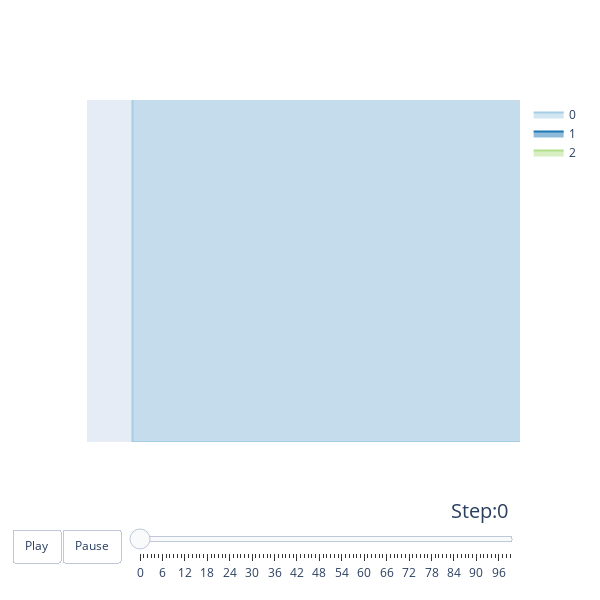

Notebook cell for this chart:
### Code cell
plot(embeddings)

### Figure 1 — Plotly figure (JSON) as saved in the notebook; plotly's stock layout.template omitted (floating-point values rounded to 4 significant figures)
{"data": [{"fill": "toself", "marker": {"color": "#a6cee3"}, "mode": "lines", "name": "0", "showlegend": true, "type": "scatter", "x": [0, 0, 1, 1, 0], "y": [0, 1, 1, 0, 0]}, {"fill": "toself", "marker": {"color": "#1f78b4"}, "mode": "lines", "name": "1", "showlegend": true, "type": "scatter", "x": [14, 14, 15, 15, 14], "y": [0, 1, 1, 0, 0]}, {"fill": "toself", "marker": {"color": "#b2df8a"}, "mode": "lines", "name": "2", "showlegend": true, "type": "scatter", "x": [2, 2, 12, 12, 2], "y": [0, 1, 1, 0, 0]}], "layout": {"autosize": true, "height": 600, "sliders": [{"active": 0, "currentvalue": {"font": {"size": 20}, "prefix": "Step:", "visible": true, "xanchor": "right"}, "len": 0.9, "pad": {"b": 10, "t": 50}, "steps": [{"args": [["0"], {"frame": {"duration": 300, "redraw": false}, "mode": "immediate", "transition": {"duration": 300, "easing": "linear"}}], "label": "0", "method": "animate"}, {"args": [["1"], {"frame": {"duration": 300, "redraw": false}, "mode": "immediate", "transition": {"duration": 300, "easing": "linear"}}], "label": "1", "method": "animate"}, {"args": [["2"], {"frame": {"duration": 300, "redraw": false}, "mode": "immediate", "transition": {"duration": 300, "easing": "linear"}}], "label": "2", "method": "animate"}, {"args": [["3"], {"frame": {"duration": 300, "redraw": false}, "mode": "immediate", "transition": {"duration": 300, "easing": "linear"}}], "label": "3", "method": "animate"}, {"args": [["4"], {"frame": {"duration": 300, "redraw": false}, "mode": "immediate", "transition": {"duration": 300, "easing": "linear"}}], "label": "4", "method": "animate"}, {"args": [["5"], {"frame": {"duration": 300, "redraw": false}, "mode": "immediate", "transition": {"duration": 300, "easing": "linear"}}], "label": "5", "method": "animate"}, {"args": [["6"], {"frame": {"duration": 300, "redraw": false}, "mode": "immediate", "transition": {"duration": 300, "easing": "linear"}}], "label": "6", "method": "animate"}, {"args": [["7"], {"frame": {"duration": 300, "redraw": false}, "mode": "immediate", "transition": {"duration": 300, "easing": "linear"}}], "label": "7", "method": "animate"}, {"args": [["8"], {"frame": {"duration": 300, "redraw": false}, "mode": "immediate", "transition": {"duration": 300, "easing": "linear"}}], "label": "8", "method": "animate"}, {"args": [["9"], {"frame": {"duration": 300, "redraw": false}, "mode": "immediate", "transition": {"duration": 300, "easing": "linear"}}], "label": "9", "method": "animate"}, {"args": [["10"], {"frame": {"duration": 300, "redraw": false}, "mode": "immediate", "transition": {"duration": 300, "easing": "linear"}}], "label": "10", "method": "animate"}, {"args": [["11"], {"frame": {"duration": 300, "redraw": false}, "mode": "immediate", "transition": {"duration": 300, "easing": "linear"}}], "label": "11", "method": "animate"}, {"args": [["12"], {"frame": {"duration": 300, "redraw": false}, "mode": "immediate", "transition": {"duration": 300, "easing": "linear"}}], "label": "12", "method": "animate"}, {"args": [["13"], {"frame": {"duration": 300, "redraw": false}, "mode": "immediate", "transition": {"duration": 300, "easing": "linear"}}], "label": "13", "method": "animate"}, {"args": [["14"], {"frame": {"duration": 300, "redraw": false}, "mode": "immediate", "transition": {"duration": 300, "easing": "linear"}}], "label": "14", "method": "animate"}, {"args": [["15"], {"frame": {"duration": 300, "redraw": false}, "mode": "immediate", "transition": {"duration": 300, "easing": "linear"}}], "label": "15", "method": "animate"}, {"args": [["16"], {"frame": {"duration": 300, "redraw": false}, "mode": "immediate", "transition": {"duration": 300, "easing": "linear"}}], "label": "16", "method": "animate"}, {"args": [["17"], {"frame": {"duration": 300, "redraw": false}, "mode": "immediate", "transition": {"duration": 300, "easing": "linear"}}], "label": "17", "method": "animate"}, {"args": [["18"], {"frame": {"duration": 300, "redraw": false}, "mode": "immediate", "transition": {"duration": 300, "easing": "linear"}}], "label": "18", "method": "animate"}, {"args": [["19"], {"frame": {"duration": 300, "redraw": false}, "mode": "immediate", "transition": {"duration": 300, "easing": "linear"}}], "label": "19", "method": "animate"}, {"args": [["20"], {"frame": {"duration": 300, "redraw": false}, "mode": "immediate", "transition": {"duration": 300, "easing": "linear"}}], "label": "20", "method": "animate"}, {"args": [["21"], {"frame": {"duration": 300, "redraw": false}, "mode": "immediate", "transition": {"duration": 300, "easing": "linear"}}], "label": "21", "method": "animate"}, {"args": [["22"], {"frame": {"duration": 300, "redraw": false}, "mode": "immediate", "transition": {"duration": 300, "easing": "linear"}}], "label": "22", "method": "animate"}, {"args": [["23"], {"frame": {"duration": 300, "redraw": false}, "mode": "immediate", "transition": {"duration": 300, "easing": "linear"}}], "label": "23", "method": "animate"}, {"args": [["24"], {"frame": {"duration": 300, "redraw": false}, "mode": "immediate", "transition": {"duration": 300, "easing": "linear"}}], "label": "24", "method": "animate"}, {"args": [["25"], {"frame": {"duration": 300, "redraw": false}, "mode": "immediate", "transition": {"duration": 300, "easing": "linear"}}], "label": "25", "method": "animate"}, {"args": [["26"], {"frame": {"duration": 300, "redraw": false}, "mode": "immediate", "transition": {"duration": 300, "easing": "linear"}}], "label": "26", "method": "animate"}, {"args": [["27"], {"frame": {"duration": 300, "redraw": false}, "mode": "immediate", "transition": {"duration": 300, "easing": "linear"}}], "label": "27", "method": "animate"}, {"args": [["28"], {"frame": {"duration": 300, "redraw": false}, "mode": "immediate", "transition": {"duration": 300, "easing": "linear"}}], "label": "28", "method": "animate"}, {"args": [["29"], {"frame": {"duration": 300, "redraw": false}, "mode": "immediate", "transition": {"duration": 300, "easing": "linear"}}], "label": "29", "method": "animate"}, {"args": [["30"], {"frame": {"duration": 300, "redraw": false}, "mode": "immediate", "transition": {"duration": 300, "easing": "linear"}}], "label": "30", "method": "animate"}, {"args": [["31"], {"frame": {"duration": 300, "redraw": false}, "mode": "immediate", "transition": {"duration": 300, "easing": "linear"}}], "label": "31", "method": "animate"}, {"args": [["32"], {"frame": {"duration": 300, "redraw": false}, "mode": "immediate", "transition": {"duration": 300, "easing": "linear"}}], "label": "32", "method": "animate"}, {"args": [["33"], {"frame": {"duration": 300, "redraw": false}, "mode": "immediate", "transition": {"duration": 300, "easing": "linear"}}], "label": "33", "method": "animate"}, {"args": [["34"], {"frame": {"duration": 300, "redraw": false}, "mode": "immediate", "transition": {"duration": 300, "easing": "linear"}}], "label": "34", "method": "animate"}, {"args": [["35"], {"frame": {"duration": 300, "redraw": false}, "mode": "immediate", "transition": {"duration": 300, "easing": "linear"}}], "label": "35", "method": "animate"}, {"args": [["36"], {"frame": {"duration": 300, "redraw": false}, "mode": "immediate", "transition": {"duration": 300, "easing": "linear"}}], "label": "36", "method": "animate"}, {"args": [["37"], {"frame": {"duration": 300, "redraw": false}, "mode": "immediate", "transition": {"duration": 300, "easing": "linear"}}], "label": "37", "method": "animate"}, {"args": [["38"], {"frame": {"duration": 300, "redraw": false}, "mode": "immediate", "transition": {"duration": 300, "easing": "linear"}}], "label": "38", "method": "animate"}, {"args": [["39"], {"frame": {"duration": 300, "redraw": false}, "mode": "immediate", "transition": {"duration": 300, "easing": "linear"}}], "label": "39", "method": "animate"}, {"args": [["40"], {"frame": {"duration": 300, "redraw": false}, "mode": "immediate", "transition": {"duration": 300, "easing": "linear"}}], "label": "40", "method": "animate"}, {"args": [["41"], {"frame": {"duration": 300, "redraw": false}, "mode": "immediate", "transition": {"duration": 300, "easing": "linear"}}], "label": "41", "method": "animate"}, {"args": [["42"], {"frame": {"duration": 300, "redraw": false}, "mode": "immediate", "transition": {"duration": 300, "easing": "linear"}}], "label": "42", "method": "animate"}, {"args": [["43"], {"frame": {"duration": 300, "redraw": false}, "mode": "immediate", "transition": {"duration": 300, "easing": "linear"}}], "label": "43", "method": "animate"}, {"args": [["44"], {"frame": {"duration": 300, "redraw": false}, "mode": "immediate", "transition": {"duration": 300, "easing": "linear"}}], "label": "44", "method": "animate"}, {"args": [["45"], {"frame": {"duration": 300, "redraw": false}, "mode": "immediate", "transition": {"duration": 300, "easing": "linear"}}], "label": "45", "method": "animate"}, {"args": [["46"], {"frame": {"duration": 300, "redraw": false}, "mode": "immediate", "transition": {"duration": 300, "easing": "linear"}}], "label": "46", "method": "animate"}, {"args": [["47"], {"frame": {"duration": 300, "redraw": false}, "mode": "immediate", "transition": {"duration": 300, "easing": "linear"}}], "label": "47", "method": "animate"}, {"args": [["48"], {"frame": {"duration": 300, "redraw": false}, "mode": "immediate", "transition": {"duration": 300, "easing": "linear"}}], "label": "48", "method": "animate"}, {"args": [["49"], {"frame": {"duration": 300, "redraw": false}, "mode": "immediate", "transition": {"duration": 300, "easing": "linear"}}], "label": "49", "method": "animate"}, {"args": [["50"], {"frame": {"duration": 300, "redraw": false}, "mode": "immediate", "transition": {"duration": 300, "easing": "linear"}}], "label": "50", "method": "animate"}, {"args": [["51"], {"frame": {"duration": 300, "redraw": false}, "mode": "immediate", "transition": {"duration": 300, "easing": "linear"}}], "label": "51", "method": "animate"}, {"args": [["52"], {"frame": {"duration": 300, "redraw": false}, "mode": "immediate", "transition": {"duration": 300, "easing": "linear"}}], "label": "52", "method": "animate"}, {"args": [["53"], {"frame": {"duration": 300, "redraw": false}, "mode": "immediate", "transition": {"duration": 300, "easing": "linear"}}], "label": "53", "method": "animate"}, {"args": [["54"], {"frame": {"duration": 300, "redraw": false}, "mode": "immediate", "transition": {"duration": 300, "easing": "linear"}}], "label": "54", "method": "animate"}, {"args": [["55"], {"frame": {"duration": 300, "redraw": false}, "mode": "immediate", "transition": {"duration": 300, "easing": "linear"}}], "label": "55", "method": "animate"}, {"args": [["56"], {"frame": {"duration": 300, "redraw": false}, "mode": "immediate", "transition": {"duration": 300, "easing": "linear"}}], "label": "56", "method": "animate"}, {"args": [["57"], {"frame": {"duration": 300, "redraw": false}, "mode": "immediate", "transition": {"duration": 300, "easing": "linear"}}], "label": "57", "method": "animate"}, {"args": [["58"], {"frame": {"duration": 300, "redraw": false}, "mode": "immediate", "transition": {"duration": 300, "easing": "linear"}}], "label": "58", "method": "animate"}, {"args": [["59"], {"frame": {"duration": 300, "redraw": false}, "mode": "immediate", "transition": {"duration": 300, "easing": "linear"}}], "label": "59", "method": "animate"}, {"args": [["60"], {"frame": {"duration": 300, "redraw": false}, "mode": "immediate", "transition": {"duration": 300, "easing": "linear"}}], "label": "60", "method": "animate"}, {"args": [["61"], {"frame": {"duration": 300, "redraw": false}, "mode": "immediate", "transition": {"duration": 300, "easing": "linear"}}], "label": "61", "method": "animate"}, {"args": [["62"], {"frame": {"duration": 300, "redraw": false}, "mode": "immediate", "transition": {"duration": 300, "easing": "linear"}}], "label": "62", "method": "animate"}, {"args": [["63"], {"frame": {"duration": 300, "redraw": false}, "mode": "immediate", "transition": {"duration": 300, "easing": "linear"}}], "label": "63", "method": "animate"}, {"args": [["64"], {"frame": {"duration": 300, "redraw": false}, "mode": "immediate", "transition": {"duration": 300, "easing": "linear"}}], "label": "64", "method": "animate"}, {"args": [["65"], {"frame": {"duration": 300, "redraw": false}, "mode": "immediate", "transition": {"duration": 300, "easing": "linear"}}], "label": "65", "method": "animate"}, {"args": [["66"], {"frame": {"duration": 300, "redraw": false}, "mode": "immediate", "transition": {"duration": 300, "easing": "linear"}}], "label": "66", "method": "animate"}, {"args": [["67"], {"frame": {"duration": 300, "redraw": false}, "mode": "immediate", "transition": {"duration": 300, "easing": "linear"}}], "label": "67", "method": "animate"}, {"args": [["68"], {"frame": {"duration": 300, "redraw": false}, "mode": "immediate", "transition": {"duration": 300, "easing": "linear"}}], "label": "68", "method": "animate"}, {"args": [["69"], {"frame": {"duration": 300, "redraw": false}, "mode": "immediate", "transition": {"duration": 300, "easing": "linear"}}], "label": "69", "method": "animate"}, {"args": [["70"], {"frame": {"duration": 300, "redraw": false}, "mode": "immediate", "transition": {"duration": 300, "easing": "linear"}}], "label": "70", "method": "animate"}, {"args": [["71"], {"frame": {"duration": 300, "redraw": false}, "mode": "immediate", "transition": {"duration": 300, "easing": "linear"}}], "label": "71", "method": "animate"}, {"args": [["72"], {"frame": {"duration": 300, "redraw": false}, "mode": "immediate", "transition": {"duration": 300, "easing": "linear"}}], "label": "72", "method": "animate"}, {"args": [["73"], {"frame": {"duration": 300, "redraw": false}, "mode": "immediate", "transition": {"duration": 300, "easing": "linear"}}], "label": "73", "method": "animate"}, {"args": [["74"], {"frame": {"duration": 300, "redraw": false}, "mode": "immediate", "transition": {"duration": 300, "easing": "linear"}}], "label": "74", "method": "animate"}, {"args": [["75"], {"frame": {"duration": 300, "redraw": false}, "mode": "immediate", "transition": {"duration": 300, "easing": "linear"}}], "label": "75", "method": "animate"}, {"args": [["76"], {"frame": {"duration": 300, "redraw": false}, "mode": "immediate", "transition": {"duration": 300, "easing": "linear"}}], "label": "76", "method": "animate"}, {"args": [["77"], {"frame": {"duration": 300, "redraw": false}, "mode": "immediate", "transition": {"duration": 300, "easing": "linear"}}], "label": "77", "method": "animate"}, {"args": [["78"], {"frame": {"duration": 300, "redraw": false}, "mode": "immediate", "transition": {"duration": 300, "easing": "linear"}}], "label": "78", "method": "animate"}, {"args": [["79"], {"frame": {"duration": 300, "redraw": false}, "mode": "immediate", "transition": {"duration": 300, "easing": "linear"}}], "label": "79", "method": "animate"}, {"args": [["80"], {"frame": {"duration": 300, "redraw": false}, "mode": "immediate", "transition": {"duration": 300, "easing": "linear"}}], "label": "80", "method": "animate"}, {"args": [["81"], {"frame": {"duration": 300, "redraw": false}, "mode": "immediate", "transition": {"duration": 300, "easing": "linear"}}], "label": "81", "method": "animate"}, {"args": [["82"], {"frame": {"duration": 300, "redraw": false}, "mode": "immediate", "transition": {"duration": 300, "easing": "linear"}}], "label": "82", "method": "animate"}, {"args": [["83"], {"frame": {"duration": 300, "redraw": false}, "mode": "immediate", "transition": {"duration": 300, "easing": "linear"}}], "label": "83", "method": "animate"}, {"args": [["84"], {"frame": {"duration": 300, "redraw": false}, "mode": "immediate", "transition": {"duration": 300, "easing": "linear"}}], "label": "84", "method": "animate"}, {"args": [["85"], {"frame": {"duration": 300, "redraw": false}, "mode": "immediate", "transition": {"duration": 300, "easing": "linear"}}], "label": "85", "method": "animate"}, {"args": [["86"], {"frame": {"duration": 300, "redraw": false}, "mode": "immediate", "transition": {"duration": 300, "easing": "linear"}}], "label": "86", "method": "animate"}, {"args": [["87"], {"frame": {"duration": 300, "redraw": false}, "mode": "immediate", "transition": {"duration": 300, "easing": "linear"}}], "label": "87", "method": "animate"}, {"args": [["88"], {"frame": {"duration": 300, "redraw": false}, "mode": "immediate", "transition": {"duration": 300, "easing": "linear"}}], "label": "88", "method": "animate"}, {"args": [["89"], {"frame": {"duration": 300, "redraw": false}, "mode": "immediate", "transition": {"duration": 300, "easing": "linear"}}], "label": "89", "method": "animate"}, {"args": [["90"], {"frame": {"duration": 300, "redraw": false}, "mode": "immediate", "transition": {"duration": 300, "easing": "linear"}}], "label": "90", "method": "animate"}, {"args": [["91"], {"frame": {"duration": 300, "redraw": false}, "mode": "immediate", "transition": {"duration": 300, "easing": "linear"}}], "label": "91", "method": "animate"}, {"args": [["92"], {"frame": {"duration": 300, "redraw": false}, "mode": "immediate", "transition": {"duration": 300, "easing": "linear"}}], "label": "92", "method": "animate"}, {"args": [["93"], {"frame": {"duration": 300, "redraw": false}, "mode": "immediate", "transition": {"duration": 300, "easing": "linear"}}], "label": "93", "method": "animate"}, {"args": [["94"], {"frame": {"duration": 300, "redraw": false}, "mode": "immediate", "transition": {"duration": 300, "easing": "linear"}}], "label": "94", "method": "animate"}, {"args": [["95"], {"frame": {"duration": 300, "redraw": false}, "mode": "immediate", "transition": {"duration": 300, "easing": "linear"}}], "label": "95", "method": "animate"}, {"args": [["96"], {"frame": {"duration": 300, "redraw": false}, "mode": "immediate", "transition": {"duration": 300, "easing": "linear"}}], "label": "96", "method": "animate"}, {"args": [["97"], {"frame": {"duration": 300, "redraw": false}, "mode": "immediate", "transition": {"duration": 300, "easing": "linear"}}], "label": "97", "method": "animate"}, {"args": [["98"], {"frame": {"duration": 300, "redraw": false}, "mode": "immediate", "transition": {"duration": 300, "easing": "linear"}}], "label": "98", "method": "animate"}, {"args": [["99"], {"frame": {"duration": 300, "redraw": false}, "mode": "immediate", "transition": {"duration": 300, "easing": "linear"}}], "label": "99", "method": "animate"}], "transition": {"duration": 300, "easing": "linear"}, "x": 0.1, "xanchor": "left", "y": 0, "yanchor": "top"}], "updatemenus": [{"buttons": [{"args": [null, {"frame": {"duration": 500, "redraw": false}, "fromcurrent": true, "transition": {"duration": 300, "easing": "linear"}}], "label": "Play", "method": "animate"}, {"args": [null, {"frame": {"duration": 0, "redraw": false}, "mode": "immediate", "transition": {"duration": 0}}], "label": "Pause", "method": "animate"}], "direction": "left", "pad": {"r": 10, "t": 87}, "showactive": false, "type": "buttons", "x": 0.1, "xanchor": "right", "y": 0, "yanchor": "top"}], "width": 600, "xaxis": {"range": [0, 0.1], "showgrid": false, "showline": false, "showticklabels": false, "ticks": "", "zeroline": false}, "yaxis": {"range": [0, 0.1], "scaleanchor": "x", "showgrid": false, "showline": false, "showticklabels": false, "ticks": "", "zeroline": false}}}
